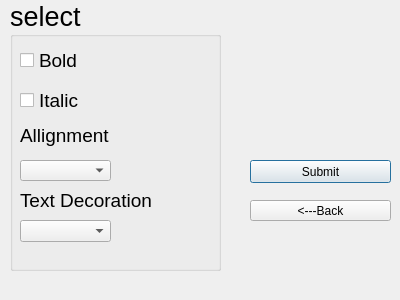
<?xml version="1.0" encoding="UTF-8"?>
<ui version="4.0">
 <class>formatting</class>
 <widget class="QDialog" name="formatting">
  <property name="geometry">
   <rect>
    <x>0</x>
    <y>0</y>
    <width>400</width>
    <height>300</height>
   </rect>
  </property>
  <property name="windowTitle">
   <string>Dialog</string>
  </property>
  <widget class="QLabel" name="submitLabel">
   <property name="geometry">
    <rect>
     <x>250</x>
     <y>40</y>
     <width>131</width>
     <height>71</height>
    </rect>
   </property>
   <property name="font">
    <font>
     <pointsize>16</pointsize>
    </font>
   </property>
   <property name="text">
    <string/>
   </property>
  </widget>
  <widget class="QPushButton" name="submitButton">
   <property name="geometry">
    <rect>
     <x>250</x>
     <y>160</y>
     <width>141</width>
     <height>23</height>
    </rect>
   </property>
   <property name="text">
    <string>Submit</string>
   </property>
  </widget>
  <widget class="QPushButton" name="backButton">
   <property name="geometry">
    <rect>
     <x>250</x>
     <y>200</y>
     <width>141</width>
     <height>21</height>
    </rect>
   </property>
   <property name="text">
    <string>&lt;---Back</string>
   </property>
  </widget>
  <widget class="QGroupBox" name="groupBox">
   <property name="geometry">
    <rect>
     <x>10</x>
     <y>0</y>
     <width>211</width>
     <height>271</height>
    </rect>
   </property>
   <property name="font">
    <font>
     <pointsize>20</pointsize>
    </font>
   </property>
   <property name="title">
    <string>select</string>
   </property>
   <widget class="QCheckBox" name="chkBold">
    <property name="geometry">
     <rect>
      <x>10</x>
      <y>50</y>
      <width>101</width>
      <height>21</height>
     </rect>
    </property>
    <property name="font">
     <font>
      <family>MS Sans Serif</family>
      <pointsize>14</pointsize>
     </font>
    </property>
    <property name="text">
     <string>Bold</string>
    </property>
   </widget>
   <widget class="QCheckBox" name="chkItalic">
    <property name="geometry">
     <rect>
      <x>10</x>
      <y>90</y>
      <width>91</width>
      <height>21</height>
     </rect>
    </property>
    <property name="font">
     <font>
      <family>MS Sans Serif</family>
      <pointsize>14</pointsize>
     </font>
    </property>
    <property name="text">
     <string>Italic</string>
    </property>
   </widget>
   <widget class="QLabel" name="label_3">
    <property name="geometry">
     <rect>
      <x>10</x>
      <y>120</y>
      <width>121</width>
      <height>31</height>
     </rect>
    </property>
    <property name="font">
     <font>
      <family>MS Sans Serif</family>
      <pointsize>14</pointsize>
     </font>
    </property>
    <property name="text">
     <string>Allignment</string>
    </property>
   </widget>
   <widget class="QComboBox" name="cBAllignmnt">
    <property name="geometry">
     <rect>
      <x>10</x>
      <y>160</y>
      <width>91</width>
      <height>21</height>
     </rect>
    </property>
    <property name="font">
     <font>
      <pointsize>8</pointsize>
     </font>
    </property>
   </widget>
   <widget class="QLabel" name="label_4">
    <property name="geometry">
     <rect>
      <x>10</x>
      <y>190</y>
      <width>181</width>
      <height>21</height>
     </rect>
    </property>
    <property name="font">
     <font>
      <family>MS Sans Serif</family>
      <pointsize>14</pointsize>
     </font>
    </property>
    <property name="text">
     <string>Text Decoration</string>
    </property>
   </widget>
   <widget class="QComboBox" name="cBTextDecoration">
    <property name="geometry">
     <rect>
      <x>10</x>
      <y>220</y>
      <width>91</width>
      <height>22</height>
     </rect>
    </property>
    <property name="font">
     <font>
      <pointsize>8</pointsize>
     </font>
    </property>
   </widget>
  </widget>
 </widget>
 <resources/>
 <connections/>
</ui>
